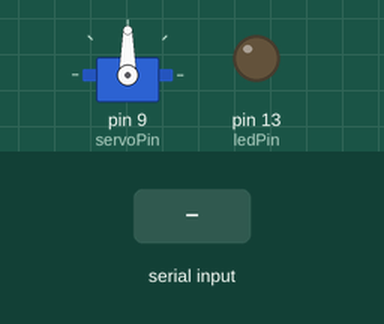
Recording of a program running on a simulated Arduino Uno, built with avr-gcc and run on an emulated ATmega328P. Parts: servo, output pins drawn as LEDs (lit = HIGH). Inputs (shaded band) come from the test bench.

Above: at 1.2 s.
1.3 s: "90,45\n" received over Serial
At 2.3 s:
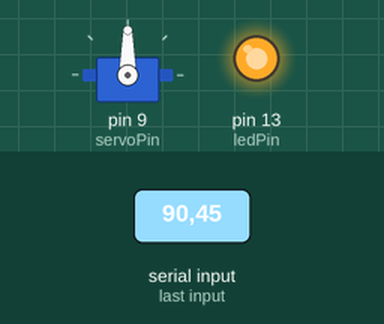
2.8 s: "30,150\n" received over Serial
At 3.4 s:
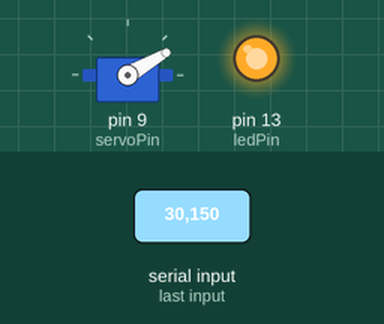
4.3 s: "5\n" received over Serial
At 5.5 s:
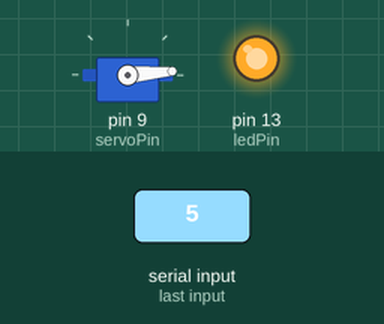
5.8 s: "90\n" received over Serial
At 6.8 s:
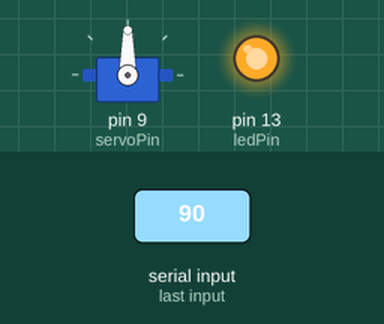
Timing chart, 0 to 8.3 s (numbered marks = the images above; inputs shaded):
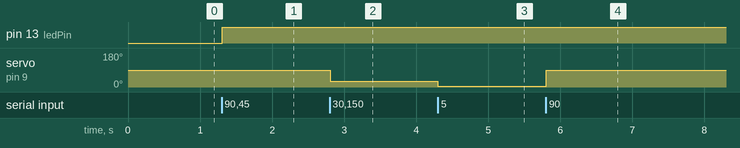

Measured:
- after the input at 1.3 s, pin 13 (ledPin): LOW → HIGH at once
- after the input at 2.8 s, servo on pin 9 (servoPin): 90° → 30° at once
- after the input at 4.3 s, servo on pin 9 (servoPin): 30° → 5° at once
- after the input at 5.8 s, servo on pin 9 (servoPin): 5° → 90° at once

The program:

main.cpp
```cpp
#include <Arduino.h>
#include <Servo.h>

const int servoPin = 9;
const int ledPin = 13; // LED intégrée sur la broche 13

Servo myServo;
int currentAngle = 90; // Position centrale au démarrage

void setup() {
  Serial.begin(9600);
  pinMode(ledPin, OUTPUT);
  myServo.attach(servoPin);
  myServo.write(currentAngle);
  digitalWrite(ledPin, LOW);
}

void loop() {
  if (Serial.available() > 0) {
    // Lit la commande texte jusqu'au saut de ligne '\n'
    String input = Serial.readStringUntil('\n');
    input.trim();

    if (input.length() > 0) {
      int targetAngle = input.toInt();

      // Sécurité : restreindre l'angle entre 0° et 180°
      if (targetAngle >= 0 && targetAngle <= 180) {
        myServo.write(targetAngle);
        currentAngle = targetAngle;

        // Allume la LED quand le suivi est actif
        digitalWrite(ledPin, HIGH);
      }
    }
  }
}
```
